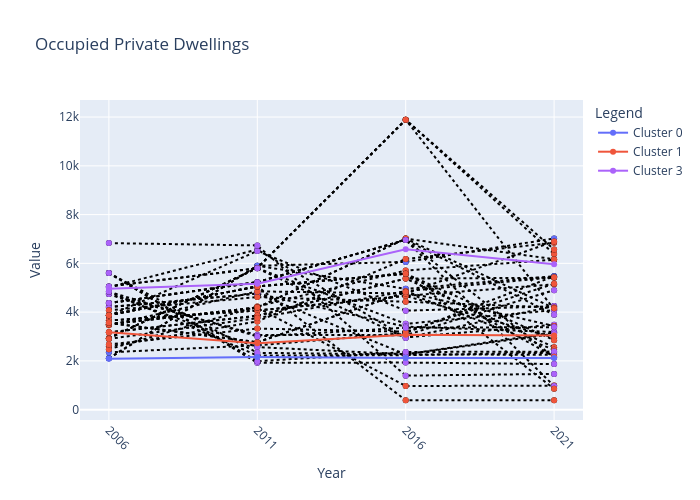
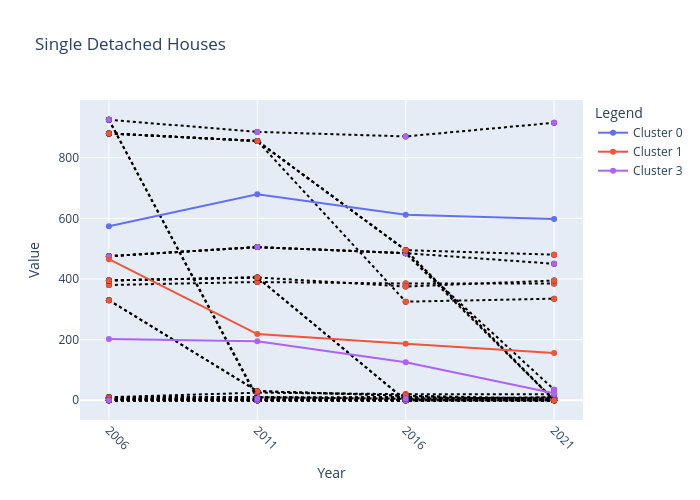
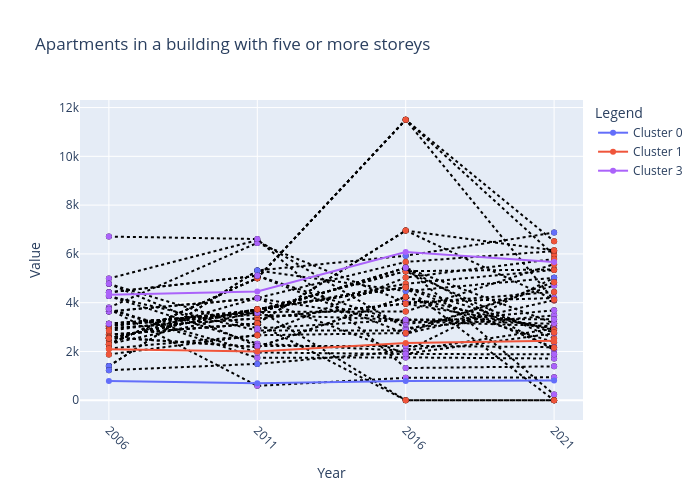

Notebook code cell kept with these figures, in order:
### Code cell
# %pip install nbformat
new_label_dict = {'T': label_dict['T'], 'N': label_dict['N'], 'F': ['Occupied Private Dwellings', 'Single Detached Houses', 'Apartments in a building with five or more storeys']}

figs = pc2.plot_clusters(
    tsc=tsc,
    network_table=network_table,
    arr=arr,
    label_dict=new_label_dict,
    clusters_to_show=[3],
)

for fig in figs:
    fig.show()
